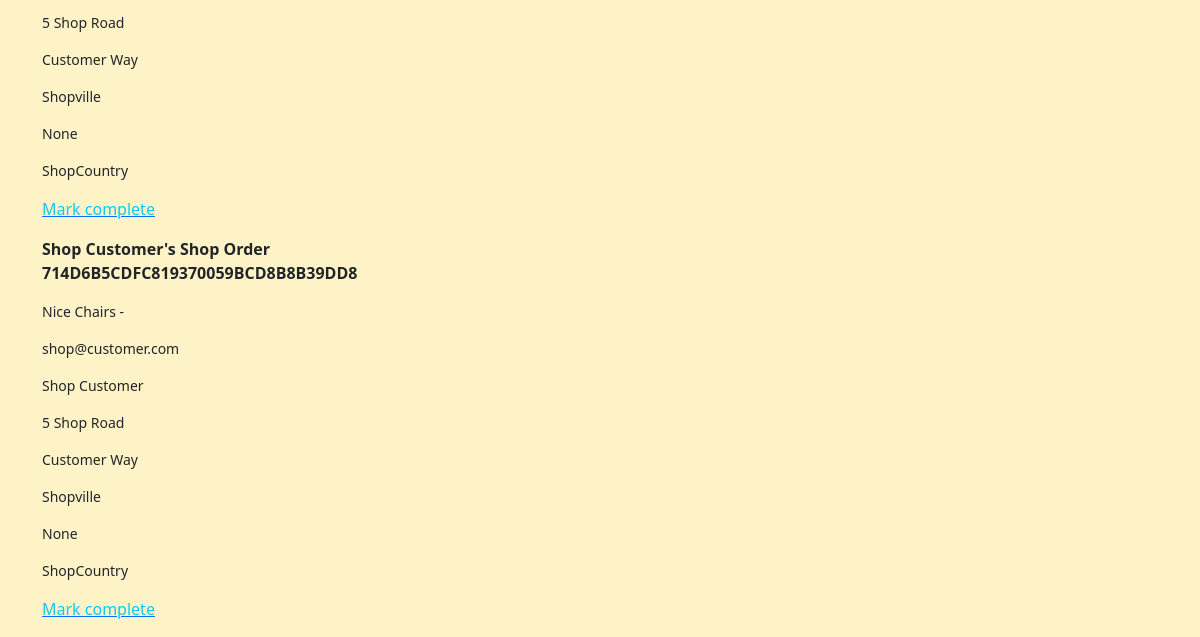
Before: /shop/all-shop-orders/ (signed in, lower part) with the older database file.
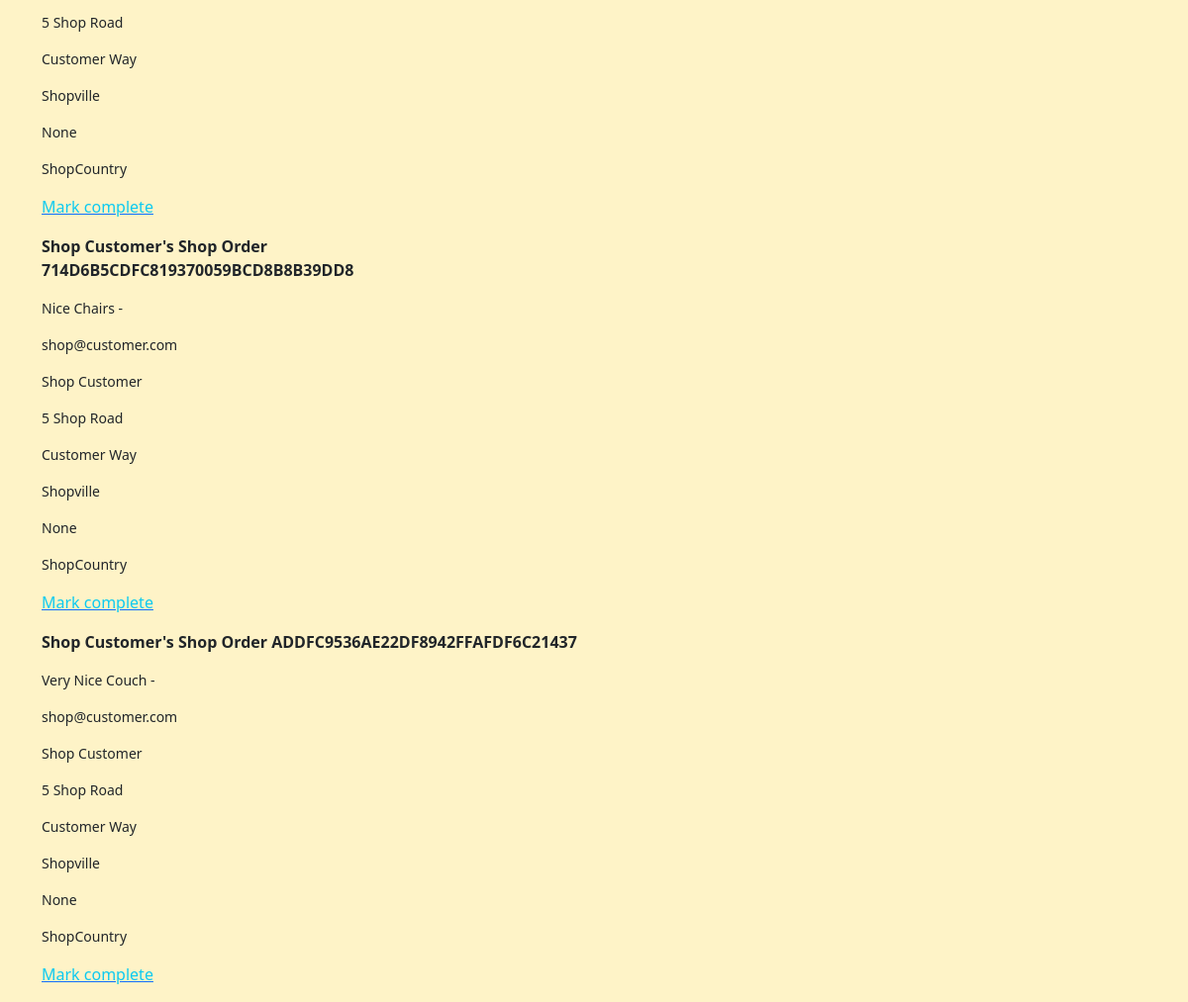
After: the same page with the newer database file.
### invoices/models.py (models this page shows, shortened)
class BaseInvoice(models.Model):
    date_created = models.DateField(auto_now_add=True)
    order_number = models.CharField(max_length=100, editable=False)
    full_name = models.CharField(max_length=100, null=True, blank=True)
    email = models.EmailField(null=True, blank=True)
    address1 = models.CharField(max_length=100, null=True, blank=True)
    address2 = models.CharField(max_length=100, null=True, blank=True)
    postcode = models.CharField(max_length=40, null=True, blank=True)
    town_or_city = models.CharField(max_length=40, null=True, blank=True)
    country = models.CharField(max_length=40, null=True, blank=True)
    notes = models.TextField(null=True, blank=True)
    order_amount = models.DecimalField(
        max_digits=6, decimal_places=2, default=0)
    shipping_cost = models.DecimalField(
        max_digits=6, decimal_places=2, default=0)
    order_total = models.DecimalField(
        max_digits=6, decimal_places=2, default=0)
    is_completed = models.BooleanField(default=False)
    paid_on = models.DateTimeField(null=True, blank=True)

class ShopCustomerInvoice(BaseInvoice):
    def __str__(self):
        return self.full_name + "'s Shop Order " + self.order_number

class BaseInvoice(models.Model):
    date_created = models.DateField(auto_now_add=True)
    order_number = models.CharField(max_length=100, editable=False)
    full_name = models.CharField(max_length=100, null=True, blank=True)
    email = models.EmailField(null=True, blank=True)
    address1 = models.CharField(max_length=100, null=True, blank=True)
    address2 = models.CharField(max_length=100, null=True, blank=True)
    postcode = models.CharField(max_length=40, null=True, blank=True)
    town_or_city = models.CharField(max_length=40, null=True, blank=True)
    country = models.CharField(max_length=40, null=True, blank=True)
    notes = models.TextField(null=True, blank=True)
    order_amount = models.DecimalField(
        max_digits=6, decimal_places=2, default=0)
    shipping_cost = models.DecimalField(
        max_digits=6, decimal_places=2, default=0)
    order_total = models.DecimalField(
        max_digits=6, decimal_places=2, default=0)
    is_completed = models.BooleanField(default=False)
    paid_on = models.DateTimeField(null=True, blank=True)

### shop/views.py (the view)
# urls.py: path('all-shop-orders/', views.AllShopOrders.as_view(), name="all_shop_orders"),
class AllShopOrders(GroupRequiredMixin, View):
    group_required = ['Shop Staff']
    def get(self, request, *args, **kwargs):
        queryset = ShopCustomerInvoice.objects.all()
        context = {
            'invoices': queryset,
        }
        return render(request, 'shop/all_shop_orders.html', context)

### invoices/contexts.py (called while the page is built, shortened)
def shopping_cart(request):
    template_cart = []
    products_count = 0
    order_amount = 0
    shipping = 500
    cart = request.session.get('cart', {})
    for item in enumerate(template_cart):
        products_count += 1
    order_total = order_amount + shipping
    stripe_total = round(order_total * 100)
    context = {
        'template_cart': template_cart,
        'products_count': products_count,
        'order_amount': order_amount,
        'shipping': shipping,
        'order_total': order_total,
        'stripe_total': stripe_total,
    }
    return context

### profiles/group_mixin_decorator.py (called while the page is built)
    def dispatch(self, request, *args, **kwargs):
        if not request.user.is_authenticated:
            raise PermissionDenied
        else:
            user_groups = []
            for group in request.user.groups.values_list('name', flat=True):
                user_groups.append(group)
            if len(set(user_groups).intersection(self.group_required)) <= 0:
                raise PermissionDenied
        return super(GroupRequiredMixin, self).dispatch(request, *args, **kwargs)

### profiles/templatetags/user_in_group_tag.py (called while the page is built)
@register.filter(name='has_group')
def has_group(user, group_name):
    try:
        group = Group.objects.get(name=group_name)
    except Group.DoesNotExist:
        return False
    return group in user.groups.all()

### shop/templates/shop/all_shop_orders.html (shortened to what this page needs)
{% extends 'base.html' %}
{% block content %}
<div class="row">
    <div class="col"><h2>Paid - To Ship</h2>
        {% for invoice in invoices %}
        {% if not invoice.is_completed %}
        {% if invoice.paid_on %}
        <p><strong>{{ invoice }}</strong></p>
        {% if invoice.notes %}
        <p class="small">{{ invoice.notes }}</p>
        {% endif %}
        <p class="small">{{ invoice.email }}</p>
        <p class="small">{{ invoice.full_name }}</p>
        <p class="small">{{ invoice.address1 }}</p>
        {% if invoice.address2 %}
        <p class="small">{{ invoice.address2 }}</p>
        {% endif %}
        <p class="small">{{ invoice.town_or_city }}</p>
        <p class="small">{{ invoice.postcode }}</p>
        <p class="small">{{ invoice.country }}</p>
        <a href="{% url 'mark_invoice_complete' invoice.order_number %}">
            <p class="text-info">Mark complete</p>
        </a>
        {% endif %}
        {% endif %}
        {% endfor %}</div>
    <div class="col"><h2>Completed</h2>
        </div>
</div>
{% endblock %}

### templates/base.html (shortened to what this page needs)
{% load static %}
{% load user_in_group_tag %}
<!doctype html>
<html lang="en">
  <head>
    <link href="https://cdn.jsdelivr.net/npm/bootstrap@5.1.3/dist/css/bootstrap.min.css" rel="stylesheet">
    <link rel="stylesheet" href="{% static 'css/tw-colours.css' %}">
    <link rel="stylesheet" href="{% static 'css/site_base_custom.css' %}">
  </head>
  <body>
    <main class="container">
    {% block content %}
    {% endblock %}
    </main>
  </body>
</html>

### static/css/site_base_custom.css (style rules this page uses)
body { background-color: var(--amber-100); }

Changed rows visible on the page:
added ShopCustomerInvoice: order_number "Shop Customer's Shop Order ADDFC9536AE22DF8942FFAFDF6C21437", notes "Very Nice Couch -", email "shop@customer.com", full_name "Shop Customer", address1 "5 Shop Road", address2 "Customer Way", town_or_city "Shopville", postcode "None", country "ShopCountry"
